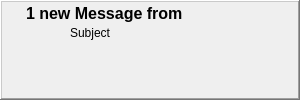
<?xml version="1.0" encoding="UTF-8"?>
<ui version="4.0">
 <class>MessageToaster</class>
 <widget class="QWidget" name="MessageToaster">
  <property name="geometry">
   <rect>
    <x>0</x>
    <y>0</y>
    <width>300</width>
    <height>100</height>
   </rect>
  </property>
  <property name="minimumSize">
   <size>
    <width>300</width>
    <height>100</height>
   </size>
  </property>
  <property name="maximumSize">
   <size>
    <width>300</width>
    <height>100</height>
   </size>
  </property>
  <layout class="QHBoxLayout" name="MessageToaster_HL">
   <property name="spacing">
    <number>0</number>
   </property>
   <property name="leftMargin">
    <number>0</number>
   </property>
   <property name="topMargin">
    <number>0</number>
   </property>
   <property name="rightMargin">
    <number>0</number>
   </property>
   <property name="bottomMargin">
    <number>0</number>
   </property>
   <item>
    <widget class="QFrame" name="toasterFrame">
     <property name="frameShape">
      <enum>QFrame::WinPanel</enum>
     </property>
     <property name="frameShadow">
      <enum>QFrame::Raised</enum>
     </property>
     <layout class="QGridLayout" name="toasterFrame_GL">
      <property name="leftMargin">
       <number>2</number>
      </property>
      <property name="topMargin">
       <number>2</number>
      </property>
      <property name="rightMargin">
       <number>2</number>
      </property>
      <property name="bottomMargin">
       <number>2</number>
      </property>
      <property name="spacing">
       <number>2</number>
      </property>
      <item row="0" column="0">
       <layout class="QHBoxLayout" name="toaster_HL">
        <property name="spacing">
         <number>6</number>
        </property>
        <property name="leftMargin">
         <number>0</number>
        </property>
        <property name="rightMargin">
         <number>0</number>
        </property>
        <item>
         <widget class="QLabel" name="toasterImage">
          <property name="minimumSize">
           <size>
            <width>16</width>
            <height>16</height>
           </size>
          </property>
          <property name="maximumSize">
           <size>
            <width>16</width>
            <height>16</height>
           </size>
          </property>
          <property name="pixmap">
           <pixmap resource="../images.qrc">:/images/logo/logo_16.png</pixmap>
          </property>
          <property name="scaledContents">
           <bool>true</bool>
          </property>
         </widget>
        </item>
        <item>
         <widget class="QLabel" name="toasterLabel">
          <property name="font">
           <font>
            <pointsize>12</pointsize>
            <weight>75</weight>
            <bold>true</bold>
           </font>
          </property>
          <property name="text">
           <string notr="true">1 new Message from</string>
          </property>
         </widget>
        </item>
        <item>
         <spacer name="toaster_HSpacer">
          <property name="orientation">
           <enum>Qt::Horizontal</enum>
          </property>
          <property name="sizeHint" stdset="0">
           <size>
            <width>0</width>
            <height>10</height>
           </size>
          </property>
         </spacer>
        </item>
        <item>
         <widget class="QPushButton" name="closeButton">
          <property name="minimumSize">
           <size>
            <width>18</width>
            <height>18</height>
           </size>
          </property>
          <property name="maximumSize">
           <size>
            <width>18</width>
            <height>18</height>
           </size>
          </property>
          <property name="icon">
           <iconset resource="../images.qrc">
            <normaloff>:/images/closenormal.png</normaloff>:/images/closenormal.png</iconset>
          </property>
          <property name="flat">
           <bool>true</bool>
          </property>
         </widget>
        </item>
       </layout>
      </item>
      <item row="1" column="0">
       <layout class="QGridLayout" name="buttons_GL">
        <property name="spacing">
         <number>2</number>
        </property>
        <item row="0" column="0" rowspan="2">
         <widget class="QToolButton" name="toasterButton">
          <property name="maximumSize">
           <size>
            <width>64</width>
            <height>64</height>
           </size>
          </property>
          <property name="icon">
           <iconset resource="../images.qrc">
            <normaloff>:/images/folder_inbox64.png</normaloff>:/images/folder_inbox64.png</iconset>
          </property>
          <property name="iconSize">
           <size>
            <width>64</width>
            <height>64</height>
           </size>
          </property>
          <property name="autoRaise">
           <bool>true</bool>
          </property>
         </widget>
        </item>
        <item row="0" column="1">
         <widget class="QLabel" name="subjectLabel">
          <property name="maximumSize">
           <size>
            <width>224</width>
            <height>16777215</height>
           </size>
          </property>
          <property name="text">
           <string notr="true">Subject</string>
          </property>
         </widget>
        </item>
        <item row="1" column="1">
         <widget class="QLabel" name="textLabel">
          <property name="sizePolicy">
           <sizepolicy hsizetype="Preferred" vsizetype="MinimumExpanding">
            <horstretch>0</horstretch>
            <verstretch>0</verstretch>
           </sizepolicy>
          </property>
          <property name="maximumSize">
           <size>
            <width>224</width>
            <height>53</height>
           </size>
          </property>
          <property name="wordWrap">
           <bool>true</bool>
          </property>
         </widget>
        </item>
       </layout>
      </item>
     </layout>
    </widget>
   </item>
  </layout>
 </widget>
 <resources>
  <include location="../images.qrc"/>
  <include location="../images.qrc"/>
 </resources>
 <connections/>
</ui>
